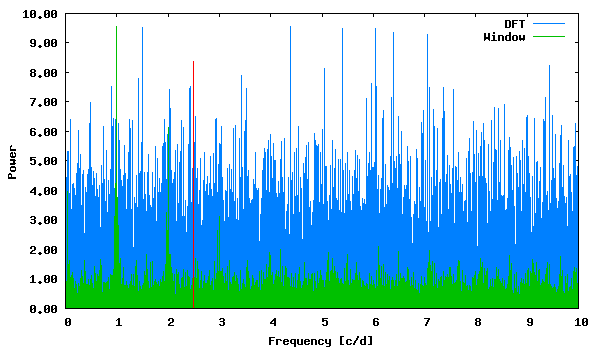

Here is the gnuplot script that generated this plot:
set term png size 600,350 medium
set colors classic
set output "phase_lc_17.deeming.png"
set xlabel "Frequency [c/d]"
set ylabel "Power"
set format y "%5.2f"
plot "deeming.periodogram" using 1:2 with lines linecolor 3 title "DFT", "deeming.periodogram" using 1:3 with lines linecolor 2 title "Window", "<echo '2.494195 8.37075424'" with impulses linecolor 1 title ""
 
